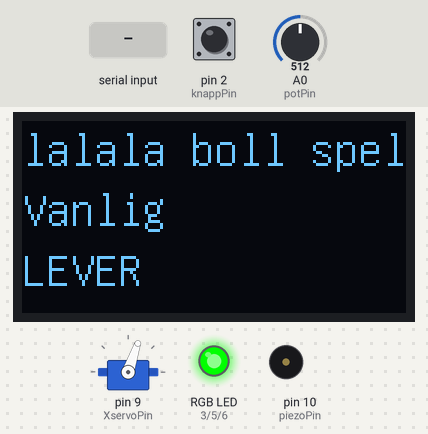
The sketch below on a simulated Arduino Uno, built with avr-gcc and run on an emulated ATmega328P. On the bench: servo, 128×64 one-colour display, an RGB LED mixed from three pins (HIGH = lit), buzzer (waves = sounding). Inputs (shaded band) come from the test bench; at power-on: pin 2 (knappPin) HIGH, A0 (potPin) = 512. What the sketch prints to the serial monitor is not drawn.

Above: at 1.2 s.
1.3 s: pin 2 (knappPin) pulled LOW for 1 s
At 2.16 s:
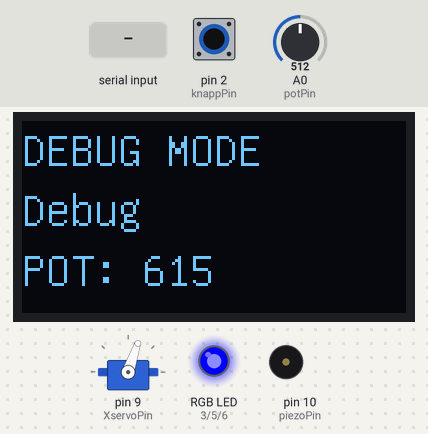
4.1 s: "D90\n" received over Serial
At 5.8 s:
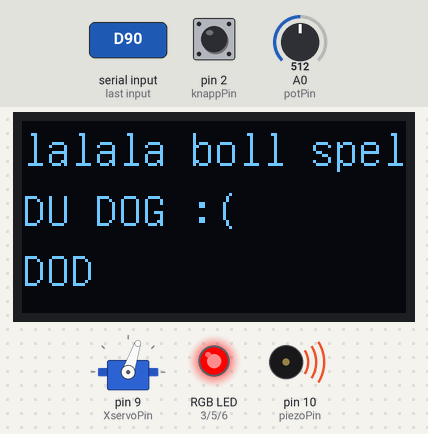
7.1 s: A0 (potPin) set to 716
At 7.7 s:
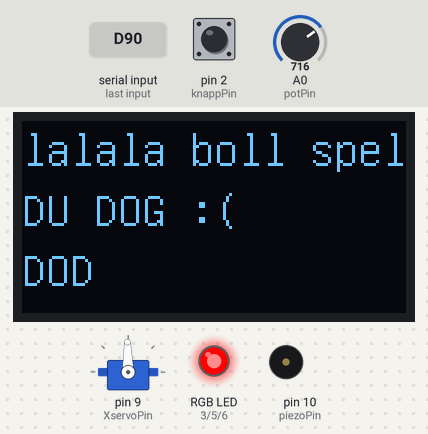
8.6 s: pin 2 (knappPin) pulled LOW for 3.2 s
At 13.1 s:
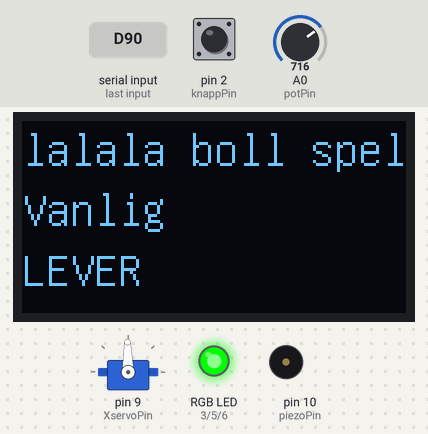
13.3 s: byte 80 ('P') received over Serial
At 13.7 s:
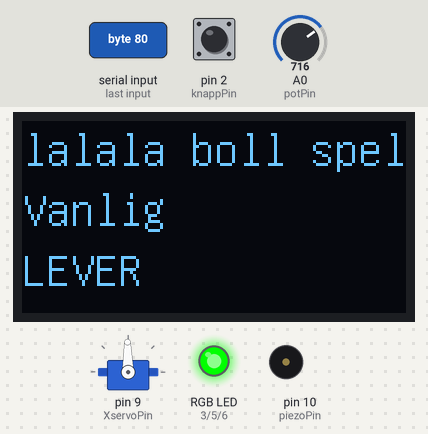
14.9 s: byte 68 ('D') received over Serial
At 15.6 s:
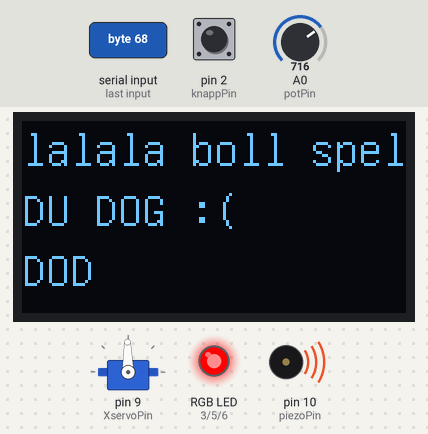
Timing chart, 0 to 19.4 s (numbered marks = the images above; inputs shaded):
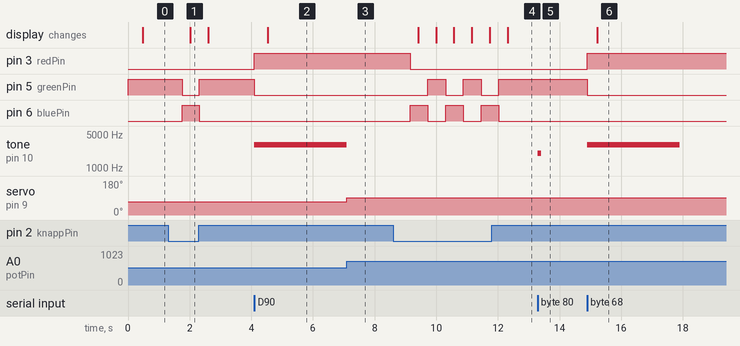

Measured:
- after the input at 1.3 s, pin 5 (greenPin): HIGH → LOW after 0.46 s, → HIGH 0.56 s later; pin 6 (bluePin): LOW → HIGH after 0.46 s, → LOW 0.56 s later; the display: changes after 0.72 s (image 1)
- after the input at 4.1 s, pin 3 (redPin): LOW → HIGH at once; pin 5 (greenPin): HIGH → LOW at once; tone on pin 10 (piezoPin): silent → 3000 Hz at once; the display: changes after 0.44 s (image 2)
- after the input at 7.1 s, servo on pin 9 (XservoPin): 71° → 91° at once
- after the input at 8.6 s, pin 3 (redPin): HIGH → LOW after 0.55 s; pin 5 (greenPin): alternates HIGH for 0.58 s and LOW for 0.57 s, 5 changes in all, then stays HIGH, starting after 1.1 s
- after the input at 13.3 s, tone on pin 10 (piezoPin): silent → 2000 Hz at once, → silent 0.10 s later
- after the input at 14.9 s, pin 3 (redPin): LOW → HIGH at once; pin 5 (greenPin): HIGH → LOW at once; tone on pin 10 (piezoPin): silent → 3000 Hz at once, → silent 3.0 s later; the display: changes after 0.32 s (image 6)

The sketch:

slutprojekt.ino
```cpp
#include <Servo.h>
#include "U8glib.h"

U8GLIB_SSD1306_128X64 u8g(U8G_I2C_OPT_NO_ACK);
Servo Xservo;

// Pinnar
const int potPin = A0;
const int XservoPin = 9;
const int knappPin = 2;
const int redPin = 3;
const int greenPin = 5;
const int bluePin = 6;
const int piezoPin = 10;

const int SERVO_MIN = 70;
const int SERVO_MAX = 100;
const int SERVO_START_POS = 90;

int mode = 0; // 0 = kamera, 1 = pot
int currentBallX = 320;
bool isDead = false;
unsigned long lastDisplayUpdate = 0;
unsigned long lastSerialSend = 0;

void setup() {
  Serial.begin(115200); // python använder 115200 baudrate
  Xservo.attach(XservoPin);

  pinMode(knappPin, INPUT_PULLUP);
  pinMode(redPin, OUTPUT);
  pinMode(greenPin, OUTPUT);
  pinMode(bluePin, OUTPUT);
  pinMode(piezoPin, OUTPUT);

  Xservo.write(SERVO_START_POS);
}

void buttonPress() {
  if (digitalRead(knappPin) == LOW) {
    mode = !mode;
    while(Serial.available() > 0) Serial.read();
    Serial.println("Bytte lage (DEBUG ELLER KAMERA)");
    delay(300); // kort debounce så att den inte spammar
  }
}

void updateOLED() {
  if (millis() - lastDisplayUpdate > 200) {
    u8g.firstPage();
    do {
      u8g.setFont(u8g_font_unifont);

      if (mode == 1) {
        u8g.drawStr(0, 15, "DEBUG MODE");
      } else {
        u8g.drawStr(0, 15, "lalala boll spel");
      }

      if (isDead && mode == 0) {
        u8g.drawStr(0, 35, "DU DOG :(");
      } else if (mode == 0) {
        u8g.drawStr(0, 35, "Vanlig");
      } else {
        u8g.drawStr(0, 35, "Debug");
      }

      if (mode == 1) {
        int potValue = analogRead(potPin);
        int debugX = map(potValue, 500, 800, 640, 0); // mappar pot värde 500-800 till 0px-640px (kamerans resolution)
        debugX = constrain(debugX, 0, 640); // så att den inte ger något dumt värde

        String potStr = "POT: " + String(debugX);
        u8g.drawStr(0, 55, potStr.c_str());
      } else {
        if (isDead) {
          u8g.drawStr(0, 55, "DOD");
        } else {
          u8g.drawStr(0, 55, "LEVER");
        }
      }

    } while( u8g.nextPage() );

    lastDisplayUpdate = millis();
  }
}

void setRGB(int r, int g, int b) {
  analogWrite(redPin, r);
  analogWrite(greenPin, g);
  analogWrite(bluePin, b);
}

void playDeadSound() {
  tone(piezoPin, 3000, 3000); // piezo, frek, tid (ms)
}

void playPointSound() {
  tone(piezoPin, 2000, 100); // piezo, frek, tid (ms)
}

void uppdateraServo() {
  int potValue = analogRead(potPin);
  // Serial.println(potValue);

  int servoAngle = map(potValue, 500, 800, SERVO_MIN, SERVO_MAX);
  int servoAngle2 = constrain(servoAngle, SERVO_MIN, SERVO_MAX);
  // Serial.println(servoAngle2);

  Xservo.write(servoAngle2);
}

void setRGB2() {
  if (mode == 1) {
    setRGB(0, 0, 255); // blå = debug
  } else if (isDead) {
    setRGB(255, 0, 0); // röd = död
  } else {
    setRGB(0, 255, 0); // grön = lever
  }
}


void loop() {
  buttonPress();

  uppdateraServo();


  // Boll-data från min python
  if (mode == 1) {
    setRGB(0, 0, 255); // blå RGB (debug)

    if (millis() - lastSerialSend > 20) {
      int potValue = analogRead(potPin);
      int debugX = map(potValue, 500, 800, 640, 0); // mappar pot värde 500-800 till 0px-640px (kamerans resolution)

      debugX = constrain(debugX, 0, 640); // så att den inte ger något dumt värde
      Serial.println(debugX);

      lastSerialSend = millis();
    }

    isDead = false;
  } else {
    if (Serial.available() > 0) {
        // läs första tecknet för att förstå vad det är som python koden vill
        char kommando = Serial.read();

        if (kommando == 'D') { // D för död
            isDead = true;
            playDeadSound();
        }
        else if (kommando == 'L') { // L för lever
            isDead = false;
        }
        else if (kommando == 'P') { // P för poäng
            playPointSound();
        }
        else if (isDigit(kommando)) {
            // om det är en siffra så ska den läsa resten av talet som bollens position
            String rest = Serial.readStringUntil('\n');
            String helaTalet = String(kommando) + rest;
            currentBallX = helaTalet.toInt();
        }
    }

    if (isDead) {
      setRGB(255, 0, 0); // röd RGB
    } else {
      setRGB(0, 255, 0); // grön RGB
    }
  }


  updateOLED();

}
```
